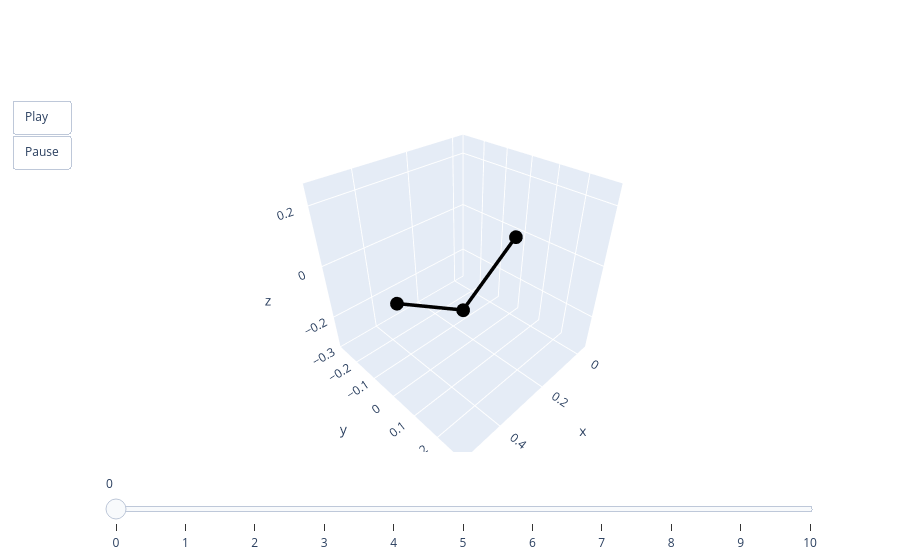

Notebook code for this chart:
### Code cell
animate(pred[0])

### Figure 1 — Plotly figure (JSON) as saved in the notebook; plotly's stock layout.template omitted (floating-point values rounded to 4 significant figures)
{"data": [{"line": {"color": "black", "width": 7}, "mode": "lines+markers", "type": "scatter3d", "x": [0, 0.25, 0.5], "y": [0, 0, 0], "z": [0, -0.1702, 0]}], "layout": {"scene": {"aspectmode": "cube", "xaxis": {"autorange": false, "range": [-0.05, 0.55]}, "yaxis": {"autorange": false, "range": [-0.3, 0.3]}, "zaxis": {"autorange": false, "range": [-0.3351, 0.2649]}}, "sliders": [{"steps": [{"args": [["0"], {"frame": {"duration": 0, "redraw": true}, "mode": "immediate"}], "label": "0", "method": "animate"}, {"args": [["1"], {"frame": {"duration": 0, "redraw": true}, "mode": "immediate"}], "label": "1", "method": "animate"}, {"args": [["2"], {"frame": {"duration": 0, "redraw": true}, "mode": "immediate"}], "label": "2", "method": "animate"}, {"args": [["3"], {"frame": {"duration": 0, "redraw": true}, "mode": "immediate"}], "label": "3", "method": "animate"}, {"args": [["4"], {"frame": {"duration": 0, "redraw": true}, "mode": "immediate"}], "label": "4", "method": "animate"}, {"args": [["5"], {"frame": {"duration": 0, "redraw": true}, "mode": "immediate"}], "label": "5", "method": "animate"}, {"args": [["6"], {"frame": {"duration": 0, "redraw": true}, "mode": "immediate"}], "label": "6", "method": "animate"}, {"args": [["7"], {"frame": {"duration": 0, "redraw": true}, "mode": "immediate"}], "label": "7", "method": "animate"}, {"args": [["8"], {"frame": {"duration": 0, "redraw": true}, "mode": "immediate"}], "label": "8", "method": "animate"}, {"args": [["9"], {"frame": {"duration": 0, "redraw": true}, "mode": "immediate"}], "label": "9", "method": "animate"}, {"args": [["10"], {"frame": {"duration": 0, "redraw": true}, "mode": "immediate"}], "label": "10", "method": "animate"}]}], "updatemenus": [{"buttons": [{"args": [null, {"frame": {"duration": 50, "redraw": true}, "fromcurrent": true}], "label": "Play", "method": "animate"}, {"args": [[null], {"frame": {"duration": 0, "redraw": true}, "mode": "immediate"}], "label": "Pause", "method": "animate"}], "showactive": false, "type": "buttons"}]}}
